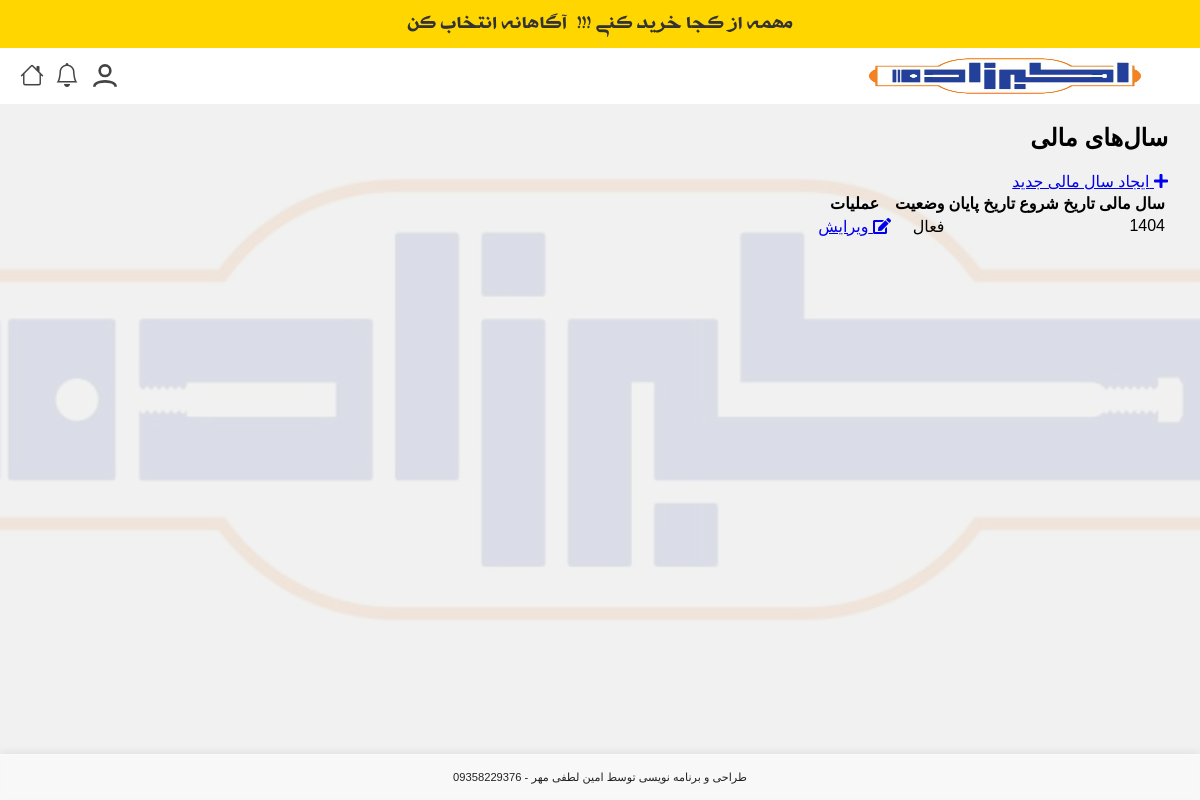
/accounting/financial-years/ (signed in), run on an earlier commit of the app's database.
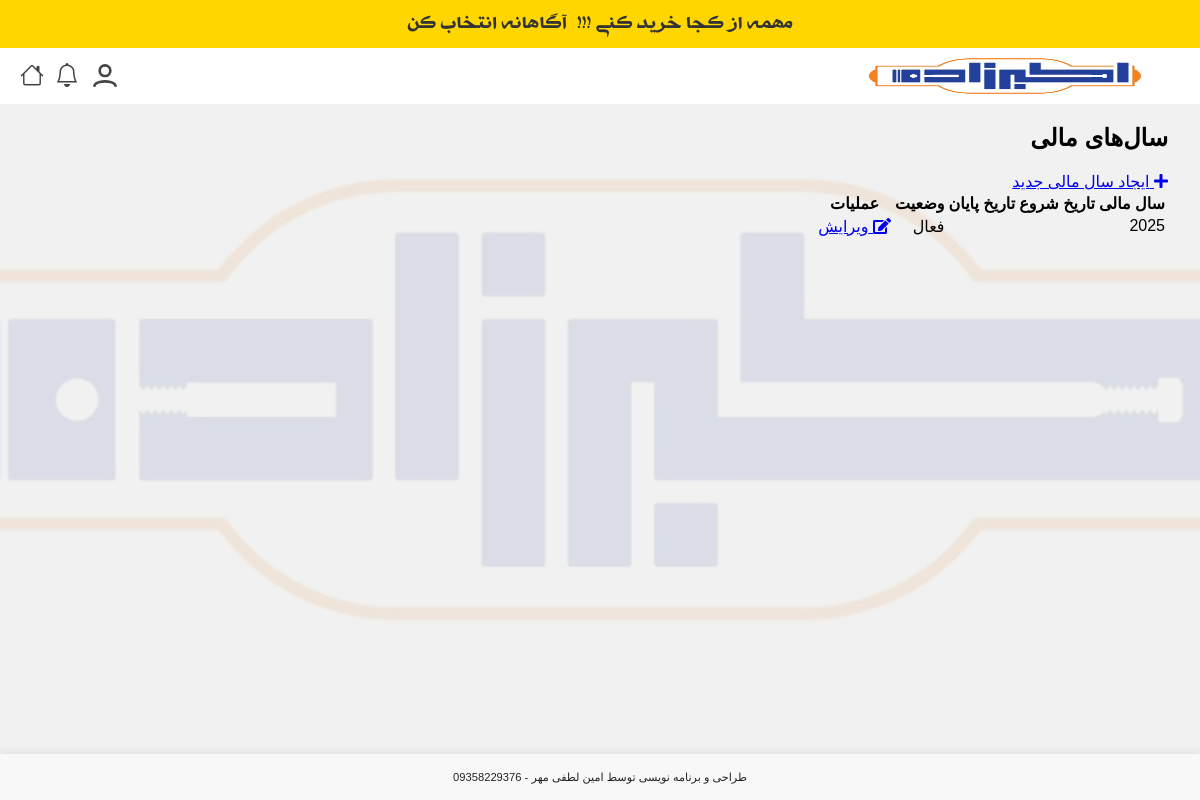
And on a later commit of the database.
### products/models.py (models this page shows, shortened)
class FinancialYear(models.Model):
    year = models.CharField(max_length=4, unique=True, verbose_name="سال مالی")
    start_date = jmodels.jDateField(verbose_name="تاریخ شروع")
    end_date = jmodels.jDateField(verbose_name="تاریخ پایان")
    is_active = models.BooleanField(default=True, verbose_name="فعال")
    is_closed = models.BooleanField(default=False, verbose_name="بسته شده")
    created_at = models.DateTimeField(auto_now_add=True)
    created_by = models.ForeignKey(User, on_delete=models.PROTECT)
    class Meta:
        verbose_name = "سال مالی"
        verbose_name_plural = "سال‌های مالی"

### products/views.py (the view)
# urls.py: path('accounting/financial-years/', views.financial_year_list, name='financial_year_list'),
@login_required
def financial_year_list(request):
    years = FinancialYear.objects.all().order_by('-year')
    return render(request, 'products/accounting/financial_year_list.html', {'years': years})

### products/context_processors.py (called while the page is built)
def recent_orders_processor(request):
    recent_orders_count = 0
    if request.user.is_authenticated:
        recent_orders_count = Order.objects.filter(customer__created_by=request.user).order_by('-created_at')[:5].count()
    return {'recent_orders_count': recent_orders_count}

def notifications_processor(request):
    if request.user.is_authenticated and request.user.groups.filter(name='مدیر').exists():
        unread_notifications = Notification.objects.filter(target_user=request.user, read=False).order_by('-created_at')
        return {'unread_notifications': unread_notifications}
    return {'unread_notifications': []}

### products/templatetags/custom_filters.py (called while the page is built, shortened)
@register.filter
def jalali_date(value):
    if not value:
        return ''

### products/templates/products/accounting/financial_year_list.html (shortened to what this page needs)
{% extends 'products/base.html' %}
{% load custom_filters %}
{% block content %}
<div class="container mt-4">
    <div class="d-flex justify-content-between align-items-center mb-4">
        <h2>سال‌های مالی</h2>
        <a href="{% url 'financial_year_create' %}" class="btn btn-primary">
            <i class="fas fa-plus"></i> ایجاد سال مالی جدید
        </a>
    </div>
    <div class="card">
        <div class="card-body">
            <div class="table-responsive">
                <table class="table table-striped table-hover">
                    <thead>
                        <tr>
                            <th>سال مالی</th>
                            <th>تاریخ شروع</th>
                            <th>تاریخ پایان</th>
                            <th>وضعیت</th>
                            <th>عملیات</th>
                        </tr>
                    </thead>
                    <tbody>
                        {% for year in years %}
                        <tr>
                            <td>{{ year.year }}</td>
                            <td>{{ year.start_date|jalali_date }}</td>
                            <td>{{ year.end_date|jalali_date }}</td>
                            <td>
                                {% if year.is_active %}
                                    <span class="badge bg-success">فعال</span>
                                {% else %}
                                    <span class="badge bg-secondary">غیرفعال</span>
                                {% endif %}
                            </td>
                            <td>
                                <a href="{% url 'financial_year_edit' year.pk %}" class="btn btn-sm btn-outline-primary">
                                    <i class="fas fa-edit"></i> ویرایش
                                </a>
                            </td>
                        </tr>
                        {% empty %}
                        <tr>
                            <td colspan="5" class="text-center">هیچ سال مالی تعریف نشده است.</td>
                        </tr>
                        {% endfor %}
                    </tbody>
                </table>
            </div>
        </div>
    </div>
</div>
{% endblock %}

### products/templates/products/base.html (shortened to what this page needs)
<!DOCTYPE html>
<html lang="fa" dir="rtl">
<head>
    {% load static %}
    {% load custom_filters %}
    <link rel="stylesheet" href="https://cdnjs.cloudflare.com/ajax/libs/font-awesome/5.15.4/css/all.min.css">
<link href='https://unpkg.com/boxicons@2.1.4/css/boxicons.min.css' rel='stylesheet'>
<link rel="stylesheet" href="https://cdn.jsdelivr.net/npm/bootstrap-icons@1.10.5/font/bootstrap-icons.css">
</head>
<body class="{% if request.user.groups.all.0.name == 'مشتری' %}is-customer{% elif request.user.groups.all.0.name == 'ویزیتور' %}is-visitor{% endif %}">
<div class="promo-topbar">
    <span> مهمه از کجا خرید کنی !!! </span>
    <img src="" alt="Promo Logo" class="promo-logo"> <span>آگاهانه انتخاب کن</span>
</div>
<div class="dk-header-bg">
<div class="dk-header-main" style="order: 2;">
        <div class="dk-header-logo" style="order:1;">
            <a href="{% if user.is_authenticated and user.groups.all.0.name == 'مدیر' %}
                        {% url 'products:manager_dashboard' %}
                    {% elif user.is_authenticated and user.groups.all.0.name == 'انباردار' %}
                        {% url 'products:warehouse_panel' %}
                    {% elif user.is_authenticated and user.groups.all.0.name == 'حسابداری' %}
                        {% url 'products:accounting_panel' %}
                    {% else %}
                        {% url 'products:product_list' %}
                    {% endif %}">
                <img src="{% static 'images/apg_logo.png' %}" alt="APG Logo">
            </a>
        </div>
        <div class="dk-header-icons" style="order:3;">
            {% block header_icons %}
            <div id="profile-icon-container" style="position:relative;">
                <button id="profile-icon-btn" class="dk-header-icon-btn" type="button" style="background:none; border:none;">
                    <svg><use xlink:href="#profileOff"></use></svg>
                </button>
            </div>
            {% if user.groups.all.0.name == 'مدیر' %}
            <div id="notification-icon-container" style="position:relative;">
            <button id="notification-icon-btn" class="dk-header-icon-btn" type="button" style="background:none; border:none;">
                <i class="bi bi-bell" style="font-size:24px;color:#444;"></i>
            </button>
        </div>
            {% endif %}
            {% endblock header_icons %}
            <a href="{% if user.is_authenticated and user.groups.all.0.name == 'مدیر' %}
                        {% url 'products:manager_dashboard' %}
                    {% elif user.is_authenticated and user.groups.all.0.name == 'انباردار' %}
                        {% url 'products:warehouse_panel' %}
                    {% elif user.is_authenticated and user.groups.all.0.name == 'حسابداری' %}
                        {% url 'products:accounting_panel' %}
                    {% else %}
                        {% url 'products:product_list' %}
                    {% endif %}" class="dk-header-icon-btn" title="خانه" style="margin-right:1px;">
                <i class="bi bi-house" style="font-size:24px;color:#444;"></i>
            </a>
        </div>
    </div>
</div>
<div class="container">
    {% block content %}
    {% endblock %}
</div>
<div class="footer-bar">
    طراحی و برنامه نویسی توسط امین لطفی مهر - 09358229376
</div>
</body>
</html>

What changed in the data, as far as the page shows it:
removed FinancialYear: year "1404", is_active "فعال"
added FinancialYear: year "2025", is_active "فعال"
